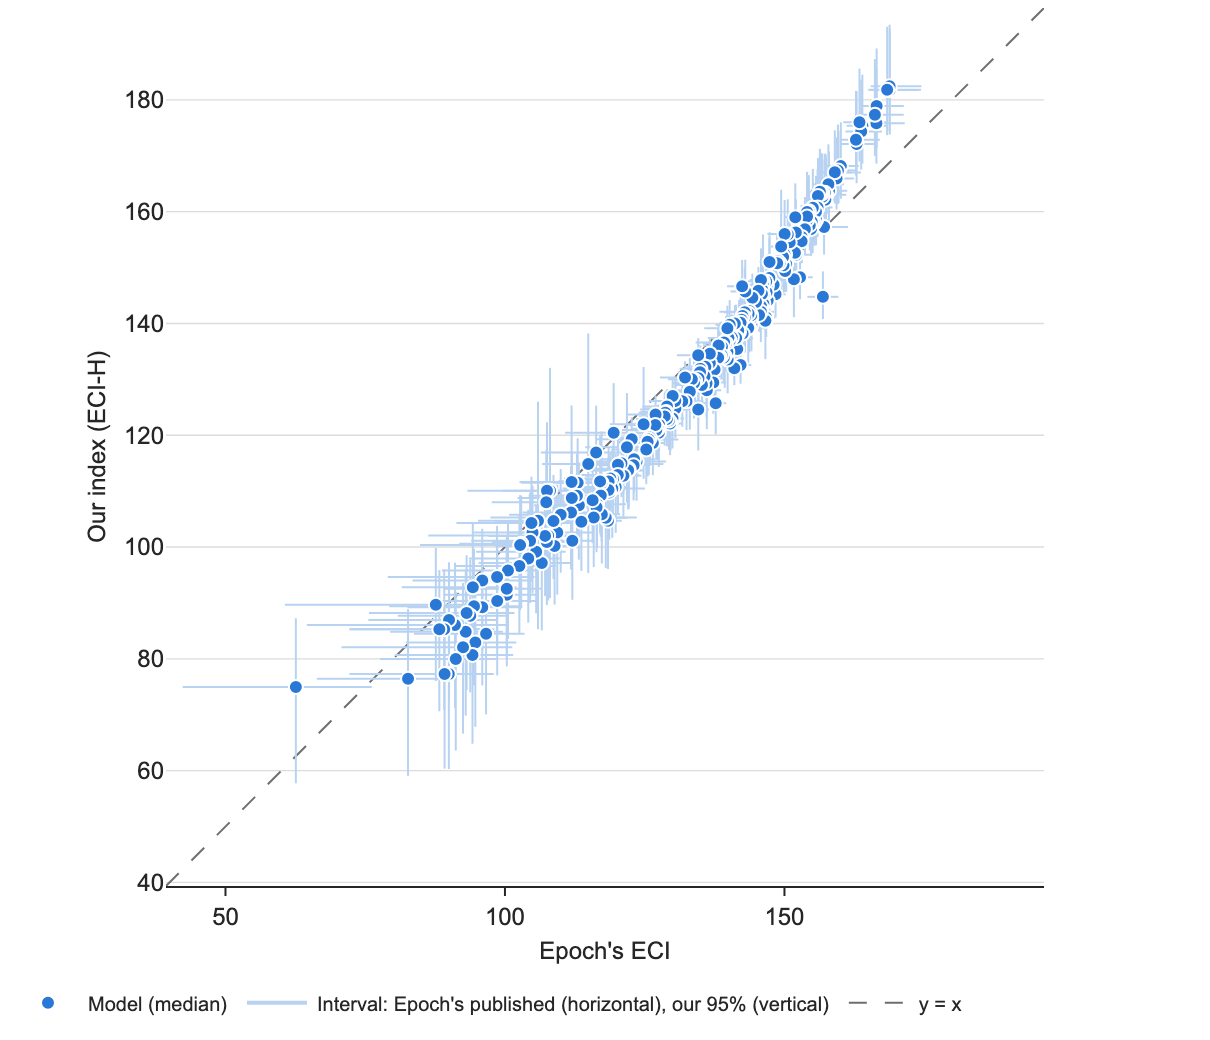

Recreate this plot in Python.
"""Figure F: our single-axis index (ECI-H) against Epoch's published ECI, one point per matched model.

Reads
- 5_outputs/data20261019/canonical_humanmerge/all_models_eci.csv: ours (posterior median, 95% central
  interval, n_obs) per versioned model id;
- deliverables/sciencespo_plan_20261021/epoch_eci.csv: Epoch's ECI (eci_scores.csv of 2026-10-21);
- the pipeline snapshot deliverables/sciencespo_refit_20261020/pipeline/: Epoch's own ECI input
  (0_input/feed/epoch/processed_data_for_eci.csv, which lists the model_version ids Epoch pools into
  each ECI row) and the pipeline's name table (2_database/20261020/model_names.csv, raw name to model
  identity, with models.csv for the identity's id).
Writes figF_epoch_comparison.pdf (vector, 160 mm) and .png (preview) beside this file, in the\nstyle of style.py, and ../tables/epoch_comparison_matches.csv.

Matching. epoch_eci.csv's model_versions column is empty, so the version ids come from Epoch's ECI
input. Each id is resolved to our id by the pipeline's name table (feeds epoch and epoch_live), or by
the same id string when the table does not list it. An Epoch row is matched when at least one resolved
id is in our index and no resolved id also belongs to another Epoch row. No name is matched by
similarity. Variant rule: Epoch pools all effort settings and snapshots of a model into one row; we
take, among our ids for that row, the one with the most observations (ties: the first id by name).
"""
from pathlib import Path

import pandas as pd
import plotly.graph_objects as go
from scipy.stats import pearsonr, spearmanr

HERE = Path(__file__).resolve().parent
REPO = HERE.parents[2]
from style import MID, PALETTE, TINTS, save  # noqa: E402  (this folder is on sys.path)

SNAP = REPO / "deliverables/sciencespo_refit_20261020/pipeline"
ours = pd.read_csv(REPO / "5_outputs/data20261019/canonical_humanmerge/all_models_eci.csv").set_index("name")
epoch = pd.read_csv(REPO / "deliverables/sciencespo_plan_20261021/epoch_eci.csv")
pooled = pd.read_csv(SNAP / "0_input/feed/epoch/processed_data_for_eci.csv")[["Model", "model_version"]]
names = pd.read_csv(SNAP / "2_database/20261020/model_names.csv").query("feed in ['epoch', 'epoch_live']")
version_of = pd.read_csv(SNAP / "2_database/20261020/models.csv").set_index("model_id")["model_version"]
names["ours"] = names["model_id"].map(version_of)
by_raw = names.groupby("raw_name")["ours"].agg(set)

pooled = pooled.drop_duplicates()
pooled["ours"] = [by_raw.get(v, {v}) for v in pooled["model_version"]]
cand = pooled.explode("ours").dropna(subset=["ours"])
cand = cand[cand["ours"].isin(ours.index)].drop_duplicates(["Model", "ours"])
shared = cand.groupby("ours")["Model"].nunique().loc[lambda s: s > 1].index
clash = set(cand.loc[cand["ours"].isin(shared), "Model"])
cand = cand[~cand["Model"].isin(clash)]
cand["n_obs"] = cand["ours"].map(ours["n_obs"])
pick = cand.sort_values(["n_obs", "ours"], ascending=[False, True]).groupby("Model").agg(
    ours=("ours", "first"), n_obs=("n_obs", "first"), our_variants=("ours", "size"),
    all_our_ids=("ours", lambda s: ";".join(sorted(s))))

m = epoch.merge(pick, left_on="Model", right_index=True, how="left")
m["status"] = "matched"
m.loc[m["ours"].isna(), "status"] = "unmatched: no id of ours"
m.loc[m["Model"].isin(clash), "status"] = "unmatched: an id of ours also in another Epoch row"
m.loc[~m["Model"].isin(set(pooled["Model"])), "status"] = "unmatched: absent from Epoch's ECI input"
m = m.join(ours[["mean", "hdi_low", "hdi_high"]].rename(columns=lambda c: f"ours_{c}"), on="ours")
m = m.rename(columns={"ours_mean": "ours_median", "ours": "our_id"})
m["difference"] = m["ours_median"] - m["eci"]
cols = ["Model", "status", "our_id", "n_obs", "our_variants", "all_our_ids", "eci", "eci_ci_low",
        "eci_ci_high", "ours_median", "ours_hdi_low", "ours_hdi_high", "difference", "date"]
m[cols].sort_values(["status", "eci"], ascending=[True, False]).to_csv(
    HERE.parent / "tables/epoch_comparison_matches.csv", index=False)

ok = m[m["status"] == "matched"]
rho, r = spearmanr(ok["eci"], ok["ours_median"])[0], pearsonr(ok["eci"], ok["ours_median"])[0]
print(m["status"].value_counts().to_string(), f"\nSpearman {rho:.3f}  Pearson {r:.3f}")
print(ok.reindex(ok["difference"].abs().sort_values(ascending=False).index)[
    ["Model", "our_id", "n_obs", "eci", "ours_median", "difference"]].head(8).to_string(index=False))

print(f"matched {len(ok)} / {len(m)} Epoch rows; Spearman {rho:.3f}, Pearson {r:.3f}")

lo = min(ok["eci_ci_low"].min(), ok["ours_hdi_low"].min()) - 3
hi = max(ok["eci_ci_high"].max(), ok["ours_hdi_high"].max()) + 3
bar = dict(type="data", symmetric=False, thickness=1, width=0, color=TINTS[0])
fig = go.Figure([
    go.Scatter(x=[lo, hi], y=[lo, hi], mode="lines", name="y = x",
               line=dict(color=MID, width=1, dash="dash")),
    go.Scatter(x=[None], y=[None], mode="lines", line=dict(color=TINTS[0], width=2),
               name="Interval: Epoch's published (horizontal), our 95% (vertical)"),
    go.Scatter(x=ok["eci"], y=ok["ours_median"], mode="markers", name="Model (median)",
               marker=dict(color=PALETTE[0]),
               error_x=dict(bar, array=ok["eci_ci_high"] - ok["eci"], arrayminus=ok["eci"] - ok["eci_ci_low"]),
               error_y=dict(bar, array=ok["ours_hdi_high"] - ok["ours_median"],
                            arrayminus=ok["ours_median"] - ok["ours_hdi_low"]))])
fig.update_xaxes(title_text="Epoch's ECI", range=[lo, hi], constrain="domain")
fig.update_yaxes(title_text="Our index (ECI-H)", range=[lo, hi], scaleanchor="x", scaleratio=1,
                 constrain="domain")
fig.update_layout(legend=dict(orientation="h", x=0, y=-0.1, xanchor="left", yanchor="top",
                              traceorder="reversed"))   # below the plot, clear of data and grid
save(fig, HERE / "figF_epoch_comparison", height=520)
